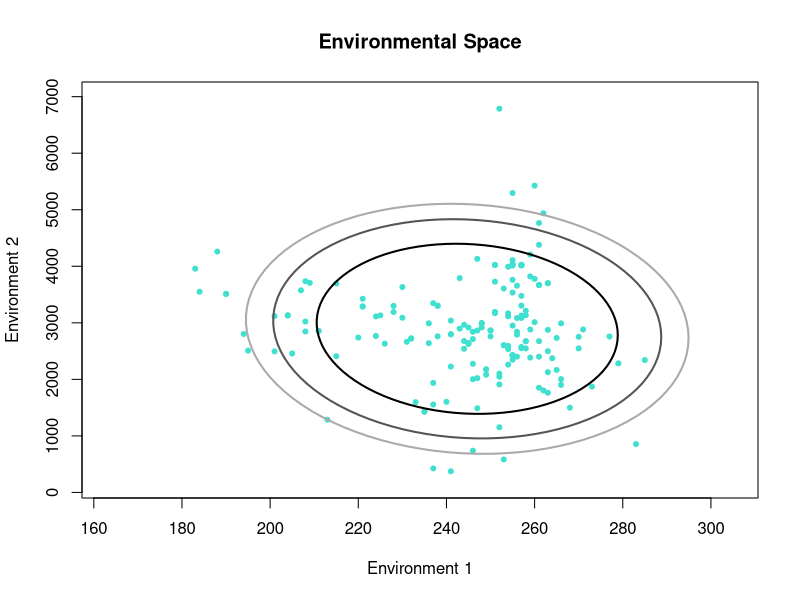
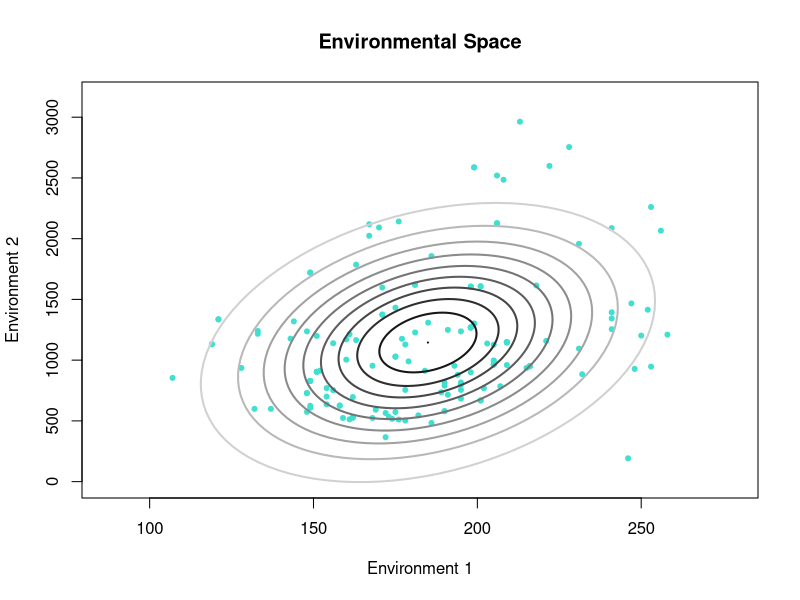

Generate these figures, in order, with R:
# function e.ellipse
# 2021-05-20

# Description: "e.ellipse" ---------------
# The function e.ellipse creates confidence regions, ellipses based on the 
# Mahalanobis distance that can be used as borders for suitable environments of 
# a species
# Currently it only works with three alpha levels

## Parameters: 
# mu = the mean of the columns that contain environmental data, such as 
# temperature and precipitation 
# Sigma = the covariance of the occurence
# enames = character vector with the names of the environmental variables

## Output
# A plot with the environmental space of a species and three ellipses

# The functions code: e.ellipse --------------

e.ellipse <- function(mu, Sigma, alpha = 0.95, enames) {
  # create a list
  els <- list()
  
  la <- length(alpha)
  
  for(i in 1:la){
    els[[i]] <- ellipse::ellipse(centre = mu, x= Sigma, level = alpha[i]) 
    # create a loop that inputs the ellipses into the empty list based on the 
    # chosen alpha levels (loop repeats for as many alpha levels are put in)
  }
  # create a scale of grays for the ellipses
  pal <- gray(0:(la - 1)/la)
  
  # define values for xlim and ylim to adjust the margins
  xs <- c(min(occ[,1]) -20, max(occ[,1]) +20)
  ys <- c(min(occ[,2]) -200, max(occ[,2]) +200)
  
  # create a plot that shows the occurences in the environmental space 
  plot(occ[,1], occ[,2], pch=20, col= "turquoise", xlab="Environment 1",
       ylab="Environment 2", main="Environmental Space", xlim = xs, ylim = ys)
  
  # create a loop to write ellipse-lines with different gray colors
  for(i in 1:la){
    lines(els[[i]], col= pal[i], lwd = 2)
  }
  
}

# Main: How to use "e.ellipse" --------------

## packages needed: ellipse


## Example 1: three different alpha levels

# read table with occurrences
occ <- read.csv ("./Threnetes_ruckeri_occ_bios.csv",header=T)[,-(1:2)]

# choose alpha level
alpha <- c(0.75, 0.9, 0.95)

# calculate the parameters
# mu calculates the means of the columns that contain the occurrneces
mu <- colMeans(occ)
# Sigma calculates the covariance of the occurrences
Sigma <- cov(occ)
# Define names for the environmental type
names1 <- c("bio1", "bio12")

# apply function  
f <- e.ellipse(mu, Sigma, alpha, enames = names1)


## Example 2:

occ <- read.csv("./Catasticta_nimbice_bios.csv",header=T)[,-(1:2)]

# alpha-level as a sequence from 0 to 1, every 0.1 steps
alpha2 <- seq(0,1,by = 0.1)

mu2 <- colMeans(occ)
Sigma2 <- cov(occ)
names2 <- c("bio1", "bio12")

f <- e.ellipse(mu = mu2, Sigma = Sigma2, alpha = alpha2, enames = names2)
